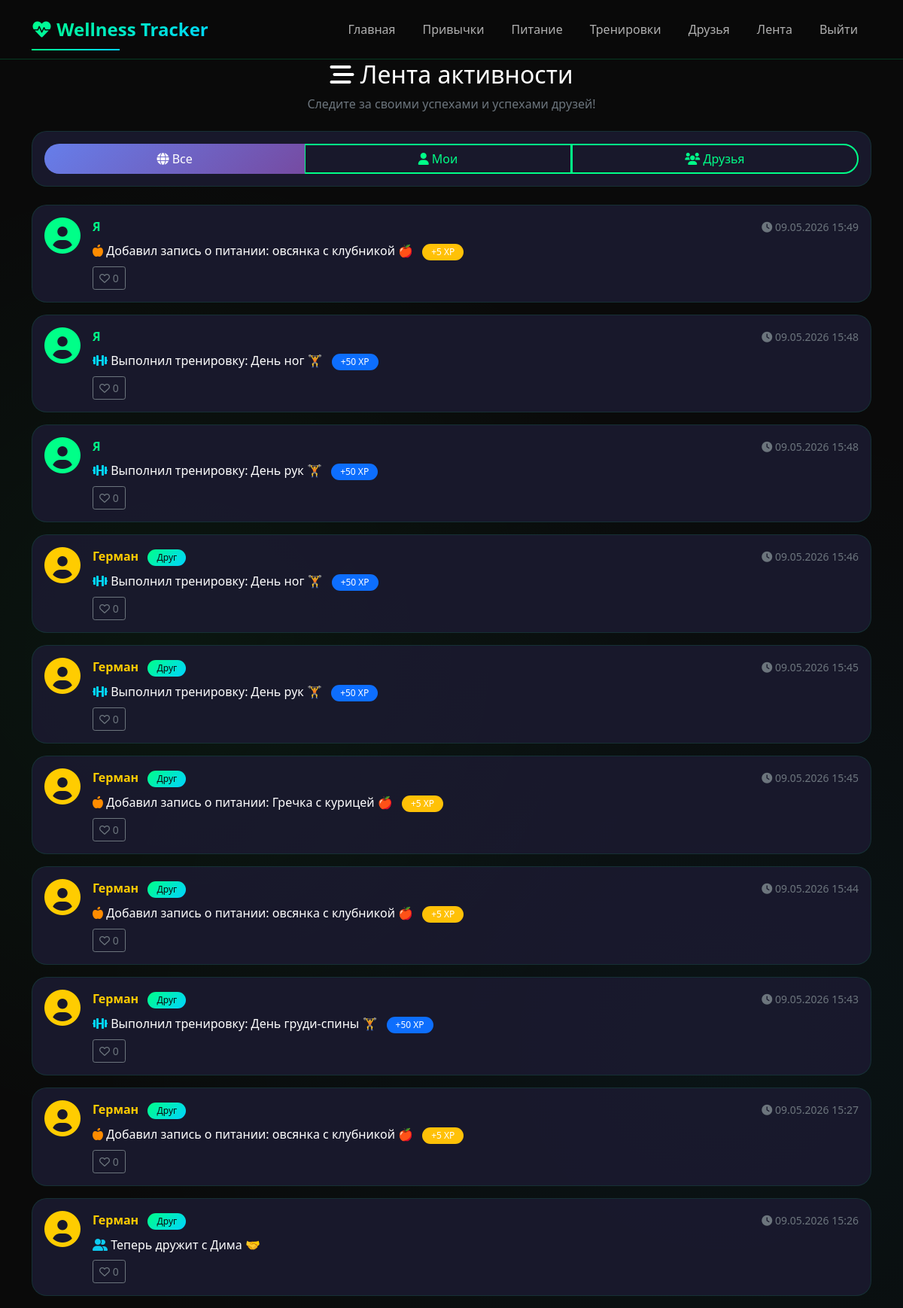
The app's page /feed (signed in) with its own data.
### app.py (models this page shows, shortened)
class Feed(db.Model):
    __tablename__ = 'feed'
    id = db.Column(db.Integer, primary_key=True)
    user_id = db.Column(db.Integer, db.ForeignKey('users.id'), nullable=False)
    action_type = db.Column(db.String(50))
    content = db.Column(db.Text)
    created_at = db.Column(db.DateTime, default=datetime.now)

class User(db.Model):
    __tablename__ = 'users'
    id = db.Column(db.Integer, primary_key=True)
    username = db.Column(db.String(80), unique=True, nullable=False)
    email = db.Column(db.String(120), unique=True, nullable=True)  # nullable=True - можно не указывать
    password_hash = db.Column(db.String(200), nullable=False)
    total_points = db.Column(db.Integer, default=0)
    level = db.Column(db.Integer, default=1)

### app.py (the view)
@app.route('/feed')
@login_required
def feed():
    current_user_obj = get_user()
    friendships = Friend.query.filter(
        ((Friend.user_id == current_user_obj.id) | (Friend.friend_id == current_user_obj.id)),
        Friend.status == 'accepted'
    ).all()
    friends_ids = [current_user_obj.id]
    for friendship in friendships:
        if friendship.user_id == current_user_obj.id:
            friends_ids.append(friendship.friend_id)
        else:
            friends_ids.append(friendship.user_id)
    feed_posts = Feed.query.filter(Feed.user_id.in_(friends_ids)).order_by(Feed.created_at.desc()).limit(50).all()
    for post in feed_posts:
        post.author = User.query.get(post.user_id)
        post.is_me = (post.user_id == current_user_obj.id)
    return render_template('feed.html', feed_posts=feed_posts, current_user=current_user_obj)

### app.py (called while the page is built)
def get_user():
    from flask import session
    user_id = session.get('user_id')
    if user_id:
        return User.query.get(user_id)
    return None

def get_current_user():
    from flask import session
    user_id = session.get('user_id')
    if user_id:
        return User.query.get(user_id)
    return None

def login_required(f):
    from functools import wraps
    @wraps(f)
    def decorated_function(*args, **kwargs):
        if not get_current_user():
            flash('Пожалуйста, войдите в систему', 'warning')
            return redirect(url_for('login'))
        return f(*args, **kwargs)
    return decorated_function

### templates/feed.html (shortened to what this page needs)
{% extends "base.html" %}
{% block content %}
<div class="fade-in">
    <div class="text-center mb-4">
        <h2><i class="fas fa-stream"></i> Лента активности</h2>
        <p class="text-secondary">Следите за своими успехами и успехами друзей!</p>
    </div>
    <div class="card mb-4">
        <div class="card-body">
            <div class="btn-group w-100" role="group">
                <button class="btn btn-outline-primary active" onclick="filterFeed('all')">
                    <i class="fas fa-globe"></i> Все
                </button>
                <button class="btn btn-outline-primary" onclick="filterFeed('me')">
                    <i class="fas fa-user"></i> Мои
                </button>
                <button class="btn btn-outline-primary" onclick="filterFeed('friends')">
                    <i class="fas fa-users"></i> Друзья
                </button>
            </div>
        </div>
    </div>
    {% if feed_posts %}
        <div id="feed-container">
            {% for post in feed_posts %}
            <div class="card mb-3 fade-in feed-item" data-author-type="{% if post.is_me %}me{% else %}friend{% endif %}">
                <div class="card-body">
                    <div class="d-flex align-items-start">
                        <div class="me-3">
                            <i class="fas fa-user-circle fa-3x" style="color: {% if post.is_me %}#00ff88{% else %}#ffcc00{% endif %};"></i>
                        </div>
                        <div class="flex-grow-1">
                            <div class="d-flex justify-content-between align-items-center">
                                <div>
                                    <strong>
                                        {% if post.is_me %}
                                            <span style="color: #00ff88;">Я</span>
                                        {% else %}
                                            <span style="color: #ffcc00;">{{ post.author.username }}</span>
                                        {% endif %}
                                    </strong>
                                    {% if not post.is_me %}
                                        <span class="badge bg-info ms-2">Друг</span>
                                    {% endif %}
                                </div>
                                <small class="text-secondary">
                                    <i class="fas fa-clock"></i>
                                    {{ post.created_at.strftime('%d.%m.%Y %H:%M') }}
                                </small>
                            </div>
                            <p class="mt-2 mb-0">
                                {% if post.action_type == 'habit_completed' %}
                                    <i class="fas fa-check-circle text-success"></i>
                                    <span>{{ post.content }}</span>
                                    <span class="badge bg-success ms-2">+10 XP</span>
                                {% elif post.action_type == 'workout' %}
                                    <i class="fas fa-dumbbell text-primary"></i>
                                    <span>{{ post.content }}</span>
                                    <span class="badge bg-primary ms-2">+50 XP</span>
                                {% elif post.action_type == 'meal_added' %}
                                    <i class="fas fa-apple-alt text-warning"></i>
                                    <span>{{ post.content }}</span>
                                    <span class="badge bg-warning ms-2">+5 XP</span>
                                {% elif post.action_type == 'level_up' %}
                                    <i class="fas fa-trophy text-warning"></i>
                                    <span>{{ post.content }}</span>
                                {% elif post.action_type == 'friend' %}
                                    <i class="fas fa-user-friends text-info"></i>
                                    <span>{{ post.content }}</span>
                                {% else %}
                                    <i class="fas fa-star text-info"></i>
                                    <span>{{ post.content }}</span>
                                {% endif %}
                            </p>
                            <div class="mt-2">
                                <button class="btn btn-sm btn-outline-secondary like-btn" onclick="likePost({{ post.id }})">
                                    <i class="far fa-heart"></i> <span class="like-count">0</span>
                                </button>
                            </div>
                        </div>
                    </div>
                </div>
            </div>
            {% endfor %}
        </div>
    {% endif %}
</div>
{% endblock %}

### static/style.css (style rules this page uses)
:root { --bg-primary: #0a0a0a; --bg-secondary: #1a1a2e; --bg-card: rgba(26, 26, 46, 0.95); --neon-green: #00ff88; --neon-blue: #00d4ff; --neon-purple: #9d4edd; --neon-pink: #ff006e; --text-primary: #ffffff; --text-secondary: #b0b0b0; --gradient-1: linear-gradient(135deg, #00ff88 0%, #00d4ff 100%); --gradient-2: linear-gradient(135deg, #9d4edd 0%, #ff006e 100%); --gradient-3: linear-gradient(135deg, #ff006e 0%, #ff8c00 100%); }
* { margin: 0; padding: 0; box-sizing: border-box; }
body { background: var(--bg-primary); background-image: radial-gradient(circle at 20% 50%, rgba(0, 255, 136, 0.05) 0%, transparent 50%), radial-gradient(circle at 80% 80%, rgba(0, 212, 255, 0.05) 0%, transparent 50%); font-family: 'Segoe UI', 'Poppins', system-ui, -apple-system, sans-serif; color: var(--text-primary); min-height: 100vh; }
.card { background: var(--bg-card); backdrop-filter: blur(10px); border: 1px solid rgba(0, 255, 136, 0.1); border-radius: 20px; transition: all 0.4s cubic-bezier(0.175, 0.885, 0.32, 1.275); overflow: hidden; position: relative; }
.card::before { content: ''; position: absolute; top: 0; left: -100%; width: 100%; height: 100%; background: linear-gradient(90deg, transparent, rgba(0, 255, 136, 0.1), transparent); transition: left 0.5s ease; }
.btn-outline-primary { background: transparent; border: 2px solid var(--neon-green); color: var(--neon-green); border-radius: 50px; transition: all 0.3s ease; }
.badge { padding: 5px 12px; border-radius: 50px; font-weight: 500; }
.bg-info { background: var(--gradient-1) !important; color: var(--bg-primary); }
.fade-in { animation: fadeInUp 0.6s ease forwards; }
.text-primary { color: var(--neon-blue) !important; }
.text-warning { color: #ff8c00 !important; }

### templates/feed.html (style rules this page uses)
.btn-group .btn.active { background: linear-gradient(135deg, #667eea, #764ba2); color: white; border: none; }
.like-btn i { pointer-events: none; }
.feed-item { transition: transform 0.2s; }

### records on screen
Feed: shows "Я", created_at "09.05.2026 15:49", content "Добавил запись о питании: овсянка с клубникой 🍎"
Feed: shows "Я", created_at "09.05.2026 15:48", content "Выполнил тренировку: День ног 🏋️"
Feed: shows "Я", created_at "09.05.2026 15:48", content "Выполнил тренировку: День рук 🏋️"
Feed: author.username "Герман", shows "Друг", created_at "09.05.2026 15:46", content "Выполнил тренировку: День ног 🏋️"
Feed: author.username "Герман", shows "Друг", created_at "09.05.2026 15:45", content "Выполнил тренировку: День рук 🏋️"
Feed: author.username "Герман", shows "Друг", created_at "09.05.2026 15:45", content "Добавил запись о питании: Гречка с курицей 🍎"
Feed: author.username "Герман", shows "Друг", created_at "09.05.2026 15:44", content "Добавил запись о питании: овсянка с клубникой 🍎"
Feed: author.username "Герман", shows "Друг", created_at "09.05.2026 15:43", content "Выполнил тренировку: День груди-спины 🏋️"
Feed: author.username "Герман", shows "Друг", created_at "09.05.2026 15:27", content "Добавил запись о питании: овсянка с клубникой 🍎"
Feed: author.username "Герман", shows "Друг", created_at "09.05.2026 15:26", content "Теперь дружит с Дима 🤝"
